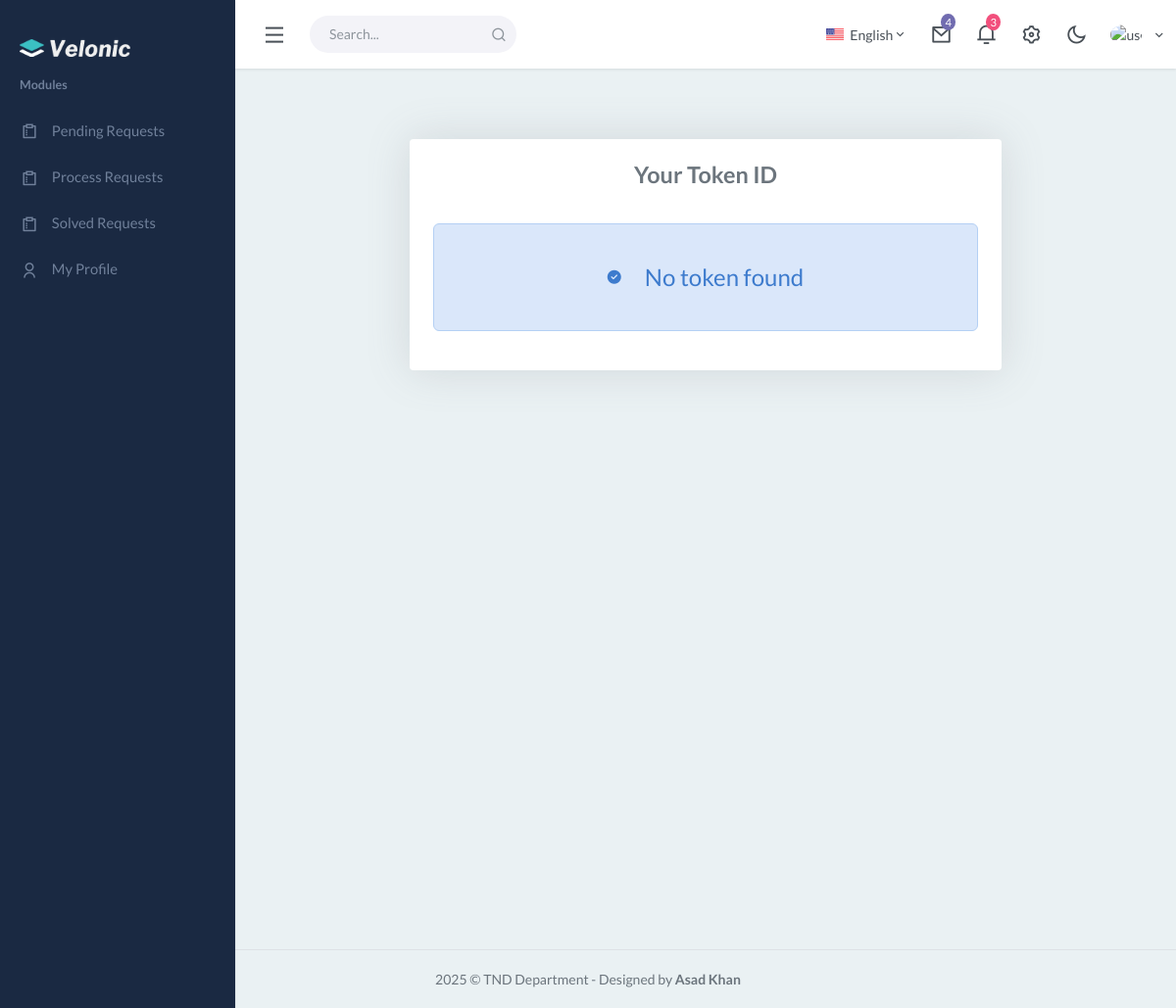
The page /student_application_token.php on the database as committed earlier.
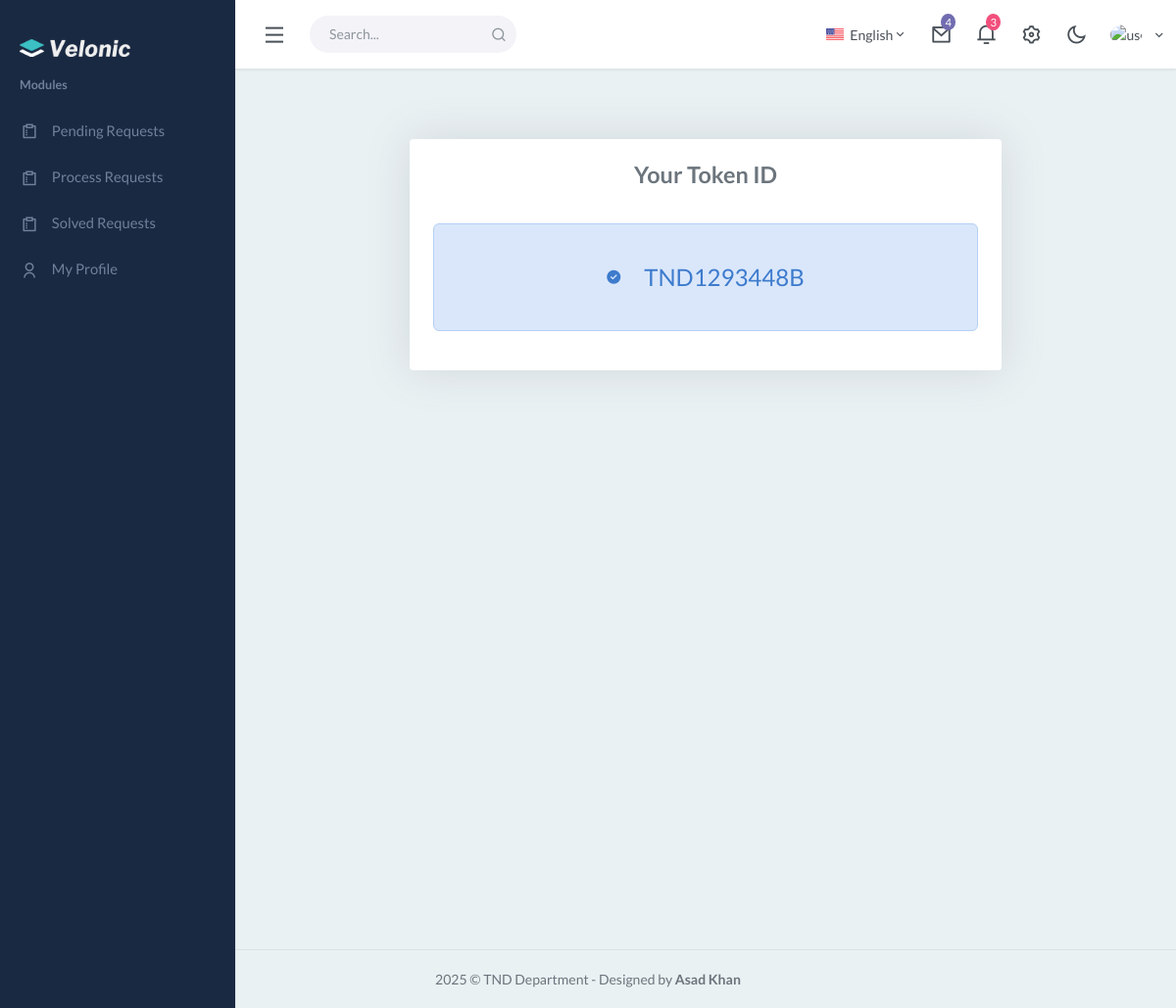
The same page on the database as committed later.
### tables this page shows
CREATE TABLE `student_applications` (
  `student_application_id` int(11) NOT NULL,
  `student_application_date` date NOT NULL,
  `student_application_message` varchar(1000) NOT NULL,
  `student_id` varchar(256) NOT NULL,
  `student_name` varchar(256) NOT NULL,
  `student_batch_code` varchar(256) NOT NULL,
  `student_email` varchar(256) NOT NULL,
  `student_number` varchar(256) NOT NULL,
  `student_application_status` varchar(256) NOT NULL DEFAULT 'Pending',
  `student_current_semester_id` int(11) NOT NULL,
  `student_concern_person_id` int(11) NOT NULL,
  `student_application_subject_id` int(11) NOT NULL,
  `student_user_id` int(11) NOT NULL,
  `student_application_tokenid` varchar(256) NOT NULL
);

### student_application_token.php (the view, shortened to what this page needs)
<?php
require_once("./base/header.php");
?>
<div class="content-page">
    <div class="content">
        <div class="container-fluid">
            <div class="row justify-content-center mt-5">
                <div class="col-lg-8">
                    <div class="card shadow-lg rounded-lg">
                        <div class="card-body">
                            <h3 class="text-center mb-4">Your Token ID</h3>
                            <div class="text-center">
                                <div class="alert alert-success d-flex align-items-center justify-content-center p-4">
                                    <i class="fa fa-check-circle me-3"></i>
                                    <span id="token-display" style="font-size: 1.5rem;">
                                        <?php
    $select_query = "SELECT `student_application_tokenid` FROM `student_applications` ORDER BY `student_application_id` DESC LIMIT 1";
    $execute = mysqli_query($connection, $select_query);
    if ($execute) {
        $fetch = mysqli_fetch_array($execute);
        if (!empty($fetch['student_application_tokenid'])) {
            echo "<span>" . htmlspecialchars($fetch['student_application_tokenid'], ENT_QUOTES, 'UTF-8') . "</span>";
        } else {
            echo "<span>No token found</span>";
        }
    } else {
        echo "Error: " . mysqli_error($connection);
    }
    ?>
                                    </span>
                                </div>
                            </div>
                        </div>
                    </div>
                </div>
            </div>
        </div>
    </div>
</div>
<?php
require_once("./base/footer.php");
?>

Rows that differ between the two databases and show on the page:
added student_applications: student_application_tokenid "TND1293448B"
Other text that changed with them:
text no longer shown: "No token found"
